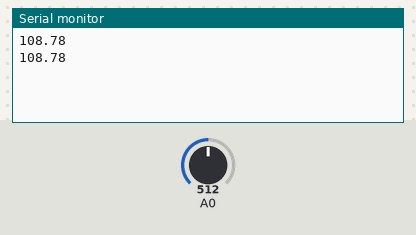
The sketch below on a simulated Arduino Uno, built with avr-gcc and run on an emulated ATmega328P. Parts: the last lines printed to the serial monitor. The inputs (shaded band) are chosen by the test bench; at power-on: A0 = 512.

Above: at 1.8 s.
1.9 s: A0 set to 716
At 2.8 s:
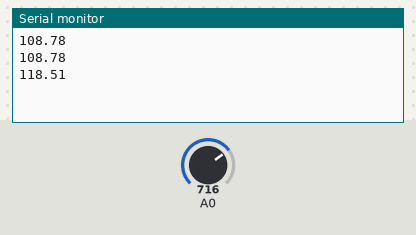
3.4 s: A0 set to 900
At 4.5 s:
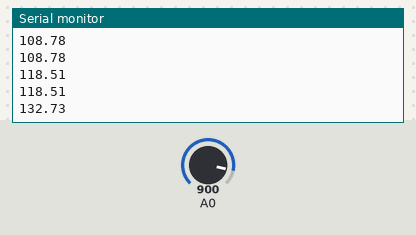
Timing chart, 0 to 6.4 s (numbered marks = the images above; inputs shaded):
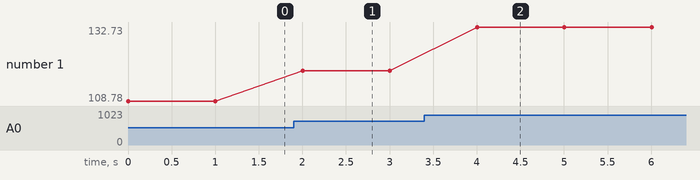

The sketch:

thermistor.ino
```cpp
// Since the thermistor is a variable resistor, we’ll need to measure the resistance before we can calculate the temperature. However, the Arduino can’t measure resistance directly, it can only measure voltage.

// The Arduino will measure the voltage at a point between the thermistor and a known resistor. This is known as a voltage divider. The voltage at the point between the two resistors is proportional to the resistance of the thermistor.

// Input to Arduino measures voltage, and then multiplies divides to 1023 values.

//
#include <math.h>

float R1 = 100000;                                             // known resistor
float reading, logR2, R2, T;                                   // variables for calculations
float c1 = 3.354016e-03, c2 = 2.909670e-04, c3 = 1.632136e-06; // thermistor coefficients

void setup()
{
  Serial.begin(9600);
}

void loop()
{
  // put your main code here, to run repeatedly:
  reading = analogRead(0);
  // convert reading to celcius
  R2 = R1 * (1023 / reading - 1);
  logR2 = log(R2);
  T = (1.0 / (c1 + c2 * logR2 + c3 * logR2 * logR2 * logR2));
  Serial.println(T);

  delay(1000);
}
```

Measured:
- after the input at 1.9 s, the serial monitor: prints a new line after 0.10 s (image 1)
- after the input at 3.4 s, the serial monitor: prints a new line after 0.60 s (image 2)
- plotted number 1: 108.78 → 118.51 after the input at 1.9 s, 118.51 → 132.73 after the input at 3.4 s
